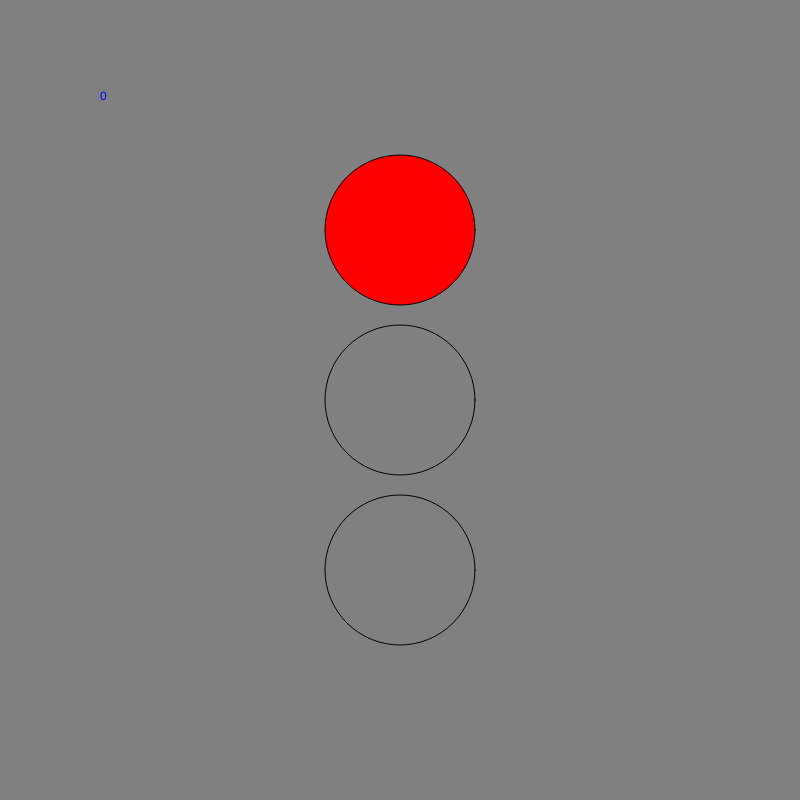
Frame 1 (no input)
Frame 60 (no input): identical to frame 1, image omitted
Frame 120 (the mouse pressed at the canvas centre since frame 60): blank canvas, image omitted

The p5.js sketch that drew this single still picture (run headless with seeded random() and noise() and a simulated clock; from frame 60 on, the mouse is pressed at the canvas centre):

// p5.js sketch
// ── sketch.js
let state = 0;
let timer = 0;
let x = 0;
let velocity = 10;

function setup() {
  createCanvas(800, 800);
  ellipseMode(CENTER);
  rectMode(CENTER);
}

function draw() {

  background(100);
  fill("yellow");
  rect(width / 2, height / 2, 200, 600);
  // care rectMode
  fill("blue")
  rect(0, 750, 75, 20);
  x = x + velocity;
  if (x > width) {
    x = 0;
  }





  switch (state) {

    case 0: // red
      background('grey');
      text("0", 100, 100);
      fill("red");
      ellipse(width / 2, height / 2 - 170, 150, 150);
      fill("grey")
      ellipse(width / 2, height / 2, 150, 150);
      ellipse(width / 2, height / 2 + 170, 150, 150);
      velocity = 0;
      break;

    case 1: // green
      background('grey');
      text("1", 100, 100);
      break;
      fill("grey")
      ellipse(width / 2, height / 2 - 170, 150, 150);
      ellipse(width / 2, height / 2, 150, 150);
      fill("green");
      ellipse(width / 2, height / 2 + 170, 150, 150);
      velocity = 10;

    case 2: //yellow
      background('grey');
      text("2", 100, 100);
      fill("grey")
      ellipse(width / 2, height / 2 - 170, 150, 150);
      fill("yellow")
      ellipse(width / 2, height / 2, 150, 150);
      fill("grey")
      ellipse(width / 2, height / 2 + 170, 150, 150);
      velocity = 5;
      break;
  }
  timer = timer + 1;
  if (timer > 100) {
    timer = 0;
    state++;
    if (state > 2) state = 0;
  }


  function mouseReleased() {
    state++;
    if (state > 2) state = 0;
  }
}
